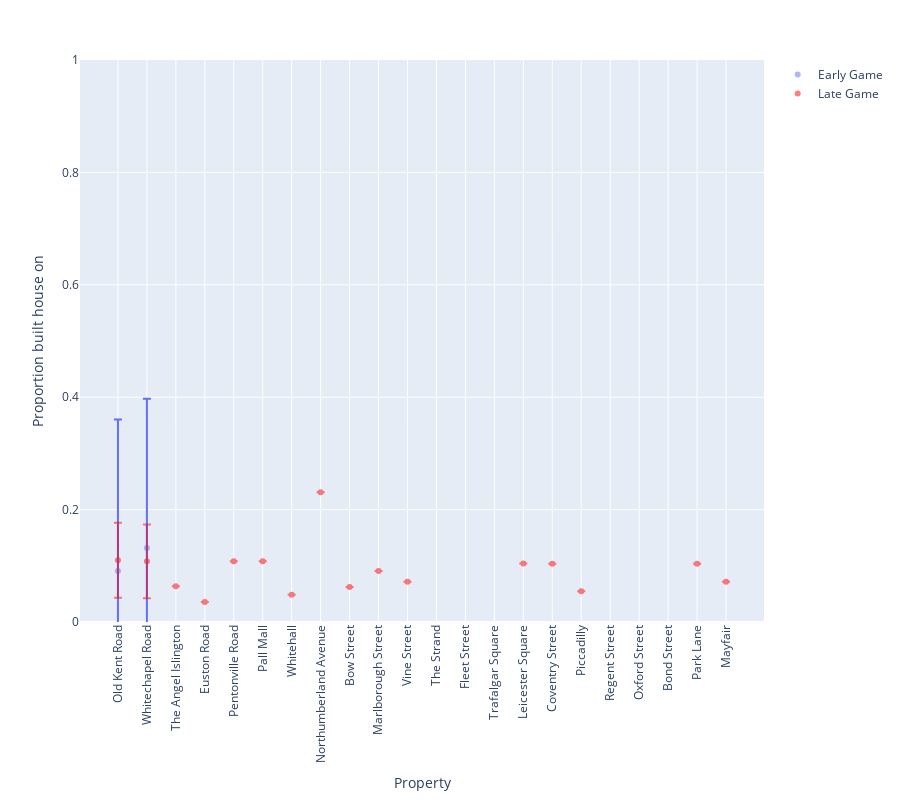

The notebook cell saved with this chart:
### Code cell
plot_action_proportions(df_build_house, 'Proportion built house on (early game)', 
                        'Proportion built house on (late game)', 'Proportion built house on', 21)

### Figure 1 — Plotly figure (JSON) as saved in the notebook; plotly's stock layout.template omitted (floating-point values rounded to 4 significant figures)
{"data": [{"error_y": {"array": [0.2695, 0.2655, null, null, null, null, null, null, null, null, null, null, null, null, null, null, null, null, null, null, null, null]}, "hovertemplate": "Property=%{x}<br>Proportion built house on (early game)=%{y}<extra></extra>", "legendgroup": "", "marker": {"color": "#636efa", "opacity": 0.5, "symbol": "circle"}, "mode": "markers", "name": "Early Game", "orientation": "v", "showlegend": true, "type": "scatter", "x": ["Old Kent Road", "Whitechapel Road", "The Angel Islington", "Euston Road", "Pentonville Road", "Pall Mall", "Whitehall", "Northumberland Avenue", "Bow Street", "Marlborough Street", "Vine Street", "The Strand", "Fleet Street", "Trafalgar Square", "Leicester Square", "Coventry Street", "Piccadilly", "Regent Street", "Oxford Street", "Bond Street", "Park Lane", "Mayfair"], "xaxis": "x", "y": [0.09091, 0.1316, null, null, null, null, null, null, null, null, null, null, null, null, null, null, null, null, null, null, null, null], "yaxis": "y"}, {"error_y": {"array": [0.06662, 0.06559, null, null, null, null, null, null, null, null, null, null, null, null, null, null, null, null, null, null, null, null]}, "hovertemplate": "Property=%{x}<br>Proportion built house on (late game)=%{y}<extra></extra>", "legendgroup": "", "marker": {"color": "red", "symbol": "circle"}, "mode": "markers", "name": "Late Game", "opacity": 0.5, "orientation": "v", "showlegend": true, "type": "scatter", "x": ["Old Kent Road", "Whitechapel Road", "The Angel Islington", "Euston Road", "Pentonville Road", "Pall Mall", "Whitehall", "Northumberland Avenue", "Bow Street", "Marlborough Street", "Vine Street", "The Strand", "Fleet Street", "Trafalgar Square", "Leicester Square", "Coventry Street", "Piccadilly", "Regent Street", "Oxford Street", "Bond Street", "Park Lane", "Mayfair"], "xaxis": "x", "y": [0.1098, 0.1079, 0.06383, 0.03571, 0.1081, 0.1081, 0.04839, 0.2308, 0.0625, 0.09091, 0.07143, null, null, null, 0.1042, 0.1034, 0.05455, null, null, null, 0.1034, 0.07143], "yaxis": "y"}], "layout": {"height": 800, "legend": {"tracegroupgap": 0}, "margin": {"t": 60}, "xaxis": {"anchor": "y", "domain": [0, 1], "tickangle": -90, "title": {"text": "Property"}}, "yaxis": {"anchor": "x", "domain": [0, 1], "range": [0, 1], "title": {"text": "Proportion built house on"}}}}
